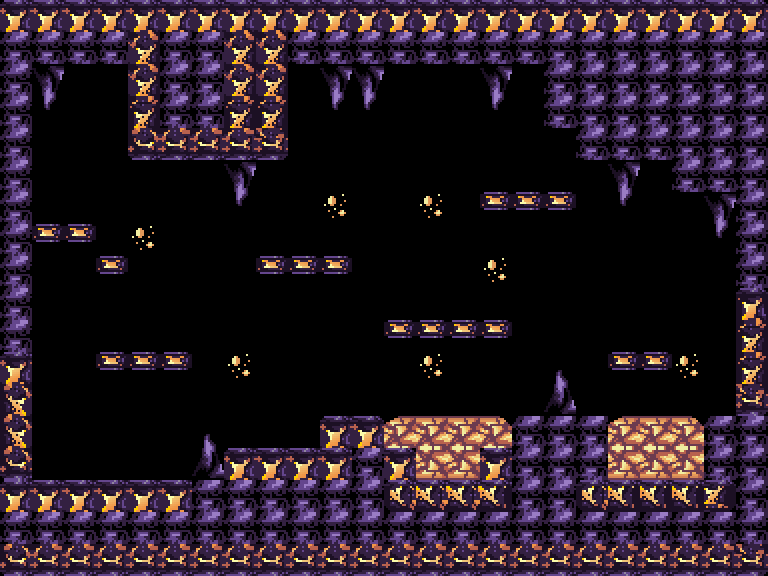

This is a level from a 2D game, rendered from its Tiled map with the project's own tilesets. A one-line summary and the map file follow, with tile-layer data summarised:
An orthogonal 24x18 tile map with 32x32 px tiles, 4 tile layers (blocks, platforms, leftDoor, rightDoor) and 3 objects (playerSpawnLeft, playerSpawnRight, playerSpawn).

<map version="1.5" tiledversion="1.6.0" orientation="orthogonal" renderorder="right-down" width="24" height="18" tilewidth="32" tileheight="32" infinite="0" nextlayerid="7" nextobjectid="7">
 <editorsettings>
  <export target="LavaLeftRight.json" format="json" />
 </editorsettings>
 <tileset firstgid="1" name="LavaLeftRight" tilewidth="32" tileheight="32" tilecount="196" columns="14">
  <image source="Downloads/lavalevels.png" width="448" height="448" />
  <tile id="0">
   <properties>
    <property name="collides" type="bool" value="true" />
   </properties>
  </tile>
  <tile id="1">
   <properties>
    <property name="collides" type="bool" value="true" />
   </properties>
  </tile>
  <tile id="2">
   <properties>
    <property name="collides" type="bool" value="true" />
   </properties>
  </tile>
  <tile id="3">
   <properties>
    <property name="collides" type="bool" value="true" />
   </properties>
  </tile>
  <tile id="4">
   <properties>
    <property name="collides" type="bool" value="true" />
   </properties>
  </tile>
  <tile id="14">
   <properties>
    <property name="collides" type="bool" value="true" />
   </properties>
  </tile>
  <tile id="15">
   <properties>
    <property name="collides" type="bool" value="true" />
   </properties>
  </tile>
  <tile id="16">
   <properties>
    <property name="collides" type="bool" value="true" />
   </properties>
  </tile>
  <tile id="17">
   <properties>
    <property name="collides" type="bool" value="true" />
   </properties>
  </tile>
  <tile id="18">
   <properties>
    <property name="collides" type="bool" value="true" />
   </properties>
  </tile>
  <tile id="28">
   <properties>
    <property name="collides" type="bool" value="true" />
   </properties>
  </tile>
  <tile id="29">
   <properties>
    <property name="collides" type="bool" value="true" />
   </properties>
  </tile>
  <tile id="30">
   <properties>
    <property name="collides" type="bool" value="true" />
   </properties>
  </tile>
  <tile id="31">
   <properties>
    <property name="collides" type="bool" value="true" />
   </properties>
  </tile>
  <tile id="32">
   <properties>
    <property name="collides" type="bool" value="true" />
   </properties>
  </tile>
  <tile id="42">
   <properties>
    <property name="collides" type="bool" value="true" />
   </properties>
  </tile>
  <tile id="43">
   <properties>
    <property name="collides" type="bool" value="true" />
   </properties>
  </tile>
  <tile id="44">
   <properties>
    <property name="collides" type="bool" value="true" />
   </properties>
  </tile>
  <tile id="45">
   <properties>
    <property name="collides" type="bool" value="true" />
   </properties>
  </tile>
  <tile id="46">
   <properties>
    <property name="collides" type="bool" value="true" />
   </properties>
  </tile>
  <tile id="56">
   <properties>
    <property name="collides" type="bool" value="true" />
   </properties>
  </tile>
  <tile id="57">
   <properties>
    <property name="collides" type="bool" value="true" />
   </properties>
  </tile>
  <tile id="58">
   <properties>
    <property name="collides" type="bool" value="true" />
   </properties>
  </tile>
  <tile id="59">
   <properties>
    <property name="collides" type="bool" value="true" />
   </properties>
  </tile>
  <tile id="60">
   <properties>
    <property name="collides" type="bool" value="true" />
   </properties>
  </tile>
 </tileset>
 <layer id="1" name="blocks" width="24" height="18">
  <properties>
   <property name="collides" type="bool" value="true" />
  </properties>
  <data>[432 cells, 226 non-empty, 26 distinct tile ids]</data>
 </layer>
 <layer id="2" name="platforms" width="24" height="18">
  <properties>
   <property name="collides" type="bool" value="true" />
  </properties>
  <data>[432 cells, 18 non-empty, 3 distinct tile ids]</data>
 </layer>
 <layer id="6" name="leftDoor" width="24" height="18">
  <properties>
   <property name="collides" type="bool" value="true" />
  </properties>
  <data>[432 cells, 4 non-empty, 4 distinct tile ids]</data>
 </layer>
 <layer id="4" name="rightDoor" width="24" height="18">
  <properties>
   <property name="collides" type="bool" value="true" />
  </properties>
  <data>[432 cells, 4 non-empty, 3 distinct tile ids]</data>
 </layer>
 <objectgroup id="5" name="playerSpawns">
  <object id="2" name="playerSpawnLeft" x="0" y="448">
   <point />
  </object>
  <object id="4" name="playerSpawnRight" x="736" y="384">
   <point />
  </object>
  <object id="6" name="playerSpawn" x="96" y="448">
   <point />
  </object>
 </objectgroup>
</map>